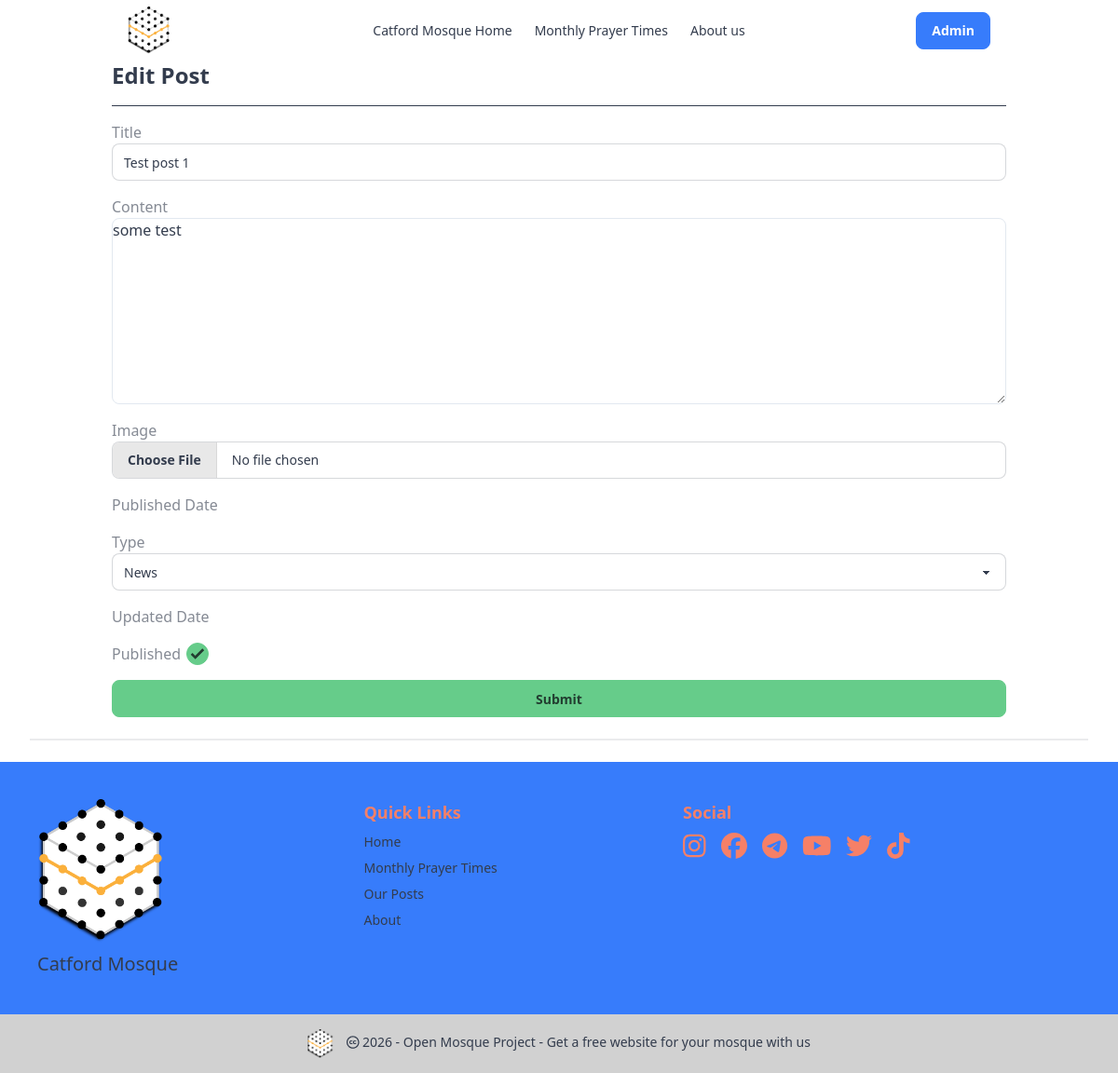
Before: /post/edit/2/ (signed in) with the older database file.
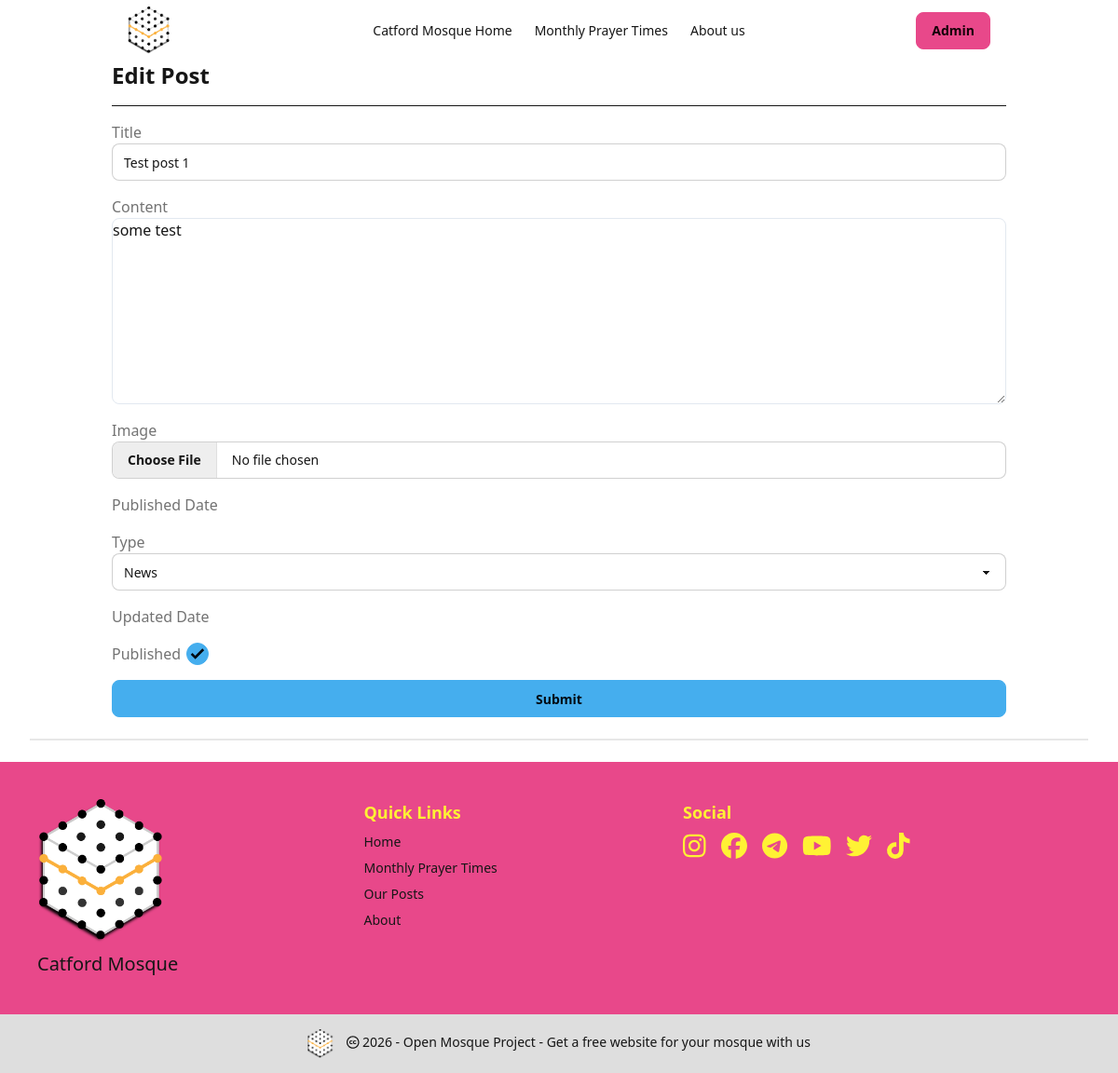
After: the same page with the newer database file.
### masjidConfig/models.py (models this page shows, shortened)
class CentreProfile(SingletonModel):
    maintenance_mode = models.BooleanField(default=False)
    masjid_Name = models.CharField(trans("Name of mosque"), max_length=255, default='Open Mosque Project')
    masjid_Logo = models.ImageField(upload_to='images/', default='images/gsm_logo.png')
    masjid_Photo = models.ImageField(upload_to='images/', blank=True)
    established = models.DateField(blank=True, null=True)
    about = models.TextField(max_length=2000, blank=True)
    address1 = models.CharField(max_length=255, blank=True)
    town = models.CharField(max_length=255, blank=True)
    city = models.CharField(max_length=255, default='London')
    country = models.CharField(max_length=255, default='GB')
    postcode = models.CharField(max_length=10, blank=True)
    method = models.IntegerField(choices=PRAYER_CALC_CHOICES, default=3)
    shafaq = models.CharField(max_length=10, choices=SHAFAQ_CHOICES, default=GEN)
    school = models.IntegerField(choices=SCHOOL_CHOICES, default=SHAFI)
    latitude = models.DecimalField(max_digits=9, decimal_places=6, default=51.443909)
    longitude = models.DecimalField(max_digits=9, decimal_places=6, default=0.219730)
    weekly_schedule = models.JSONField(default=get_default_schedule, help_text="Schedule of operating days and prayers with jamaah times")
    fajr_jamaah_minutes = models.CharField(max_length=255, choices=FAJR_JAMAAH, blank=True)
    dhuhr_jamaah_minutes = models.CharField(max_length=255, choices=DHUHR_JAMAAH, blank=True)
    asr_jamaah_minutes = models.CharField(max_length=255, choices=ASR_JAMAAH, blank=True)
    maghrib_jamaah_minutes = models.CharField(max_length=255, choices=MAGHRIB_JAMAAH, blank=True)
    isha_jamaah_minutes = models.CharField(max_length=255, choices=ISHA_JAMAAH, blank=True)
    theme_choice = models.CharField(max_length=255, choices=COLOR_CHOICES, default='light')
    facebook = models.CharField(max_length=255, blank=True)
    instagram = models.CharField(max_length=255, blank=True)
    youtube = models.CharField(max_length=255, blank=True)
    telegram = models.CharField(max_length=255, blank=True)
    twitter = models.CharField(max_length=255, blank=True)
    tiktok = models.CharField(max_length=255, blank=True)
    imam = models.CharField(max_length=255, blank=True)
    landline = models.CharField(max_length=255, blank=True)
    mobile = models.CharField(max_length=255, blank=True)
    email = models.CharField(max_length=255, blank=True)
    what3words = models.CharField(max_length=255, blank=True)
    class Meta:
        verbose_name = trans("Site Configuration")
    """
    Adjustments we have not currently added

    Tune - "tune" (string) -
    Comma Separated String of integers to offset timings returned by the API in minutes. Example: 5,3,5,7,9,7. See https://aladhan.com/calculation-methods

    "midnightMode" (number) -
    0 for Standard (Mid Sunset to Sunrise), 1 for Jafari (Mid Sunset to Fajr). If you leave this empty, it defaults to Standard.

    "timezonestring" (string) -
    A valid timezone name as specified on http://php.net/manual/en/timezones.php . Example: Europe/London. If you do not specify this, we'll calcuate it using the co-ordinates you provide.

    "latitudeAdjustmentMethod" (number) -
    Method for adjusting times higher latitudes - for instance, if you are checking timings in the UK or Sweden.
    1 - Middle of the Night
    2 - One Seventh
    3 - Angle Based

    "adjustment" (number) -
    Number of days to adjust hijri date(s). Example: 1 or 2 or -1 or -2
    """

### posts/models.py (models this page shows, shortened)
class Post(models.Model):
    title = models.CharField(max_length=200)
    content = models.TextField(max_length=1000) # RichTextField()
    type = models.CharField(max_length=200, choices=POST_CHOICES)
    published = models.BooleanField(default=False)
    published_date = models.DateTimeField(auto_now_add=True)
    updated_date = models.DateTimeField(auto_now=True)
    image = ProcessedImageField(
        upload_to='images/',
        processors=[ResizeToFill(800, 450)],
        blank=True,
        null=True,
    )

### posts/views.py (the view)
# urls.py: path('post/edit/<int:id>/', views.edit_post_form, name='post_edit'),
@login_required
def edit_post_form(request, id):
    post = get_object_or_404(Post, pk=id)
    if request.method == "POST":
        form = PostForm(request.POST, request.FILES, instance=post)
        if form.is_valid():
            form.save()
            return HttpResponseRedirect(reverse('posts:post_view', kwargs={'id': id}))
        else:
            print("Form errors:", form.errors)
            context = {'form': form, 'post': post}
            return render(request, 'posts/post_edit_form.html', context)
    else:
        form = PostForm(instance=post)
        context = {'form': form, 'post': post}
        return render(request, 'posts/post_edit_form.html', context)

### posts/forms.py
class PostForm(forms.ModelForm):
    content = forms.CharField() # widget=CKEditorWidget()
    class Meta:
        model = Post
        fields = '__all__'

### masjidConfig/templatetags/masjid_tags.py (called while the page is built)
@register.simple_tag
def get_masjid():
    return CentreProfile.objects.get(pk=1)

### posts/templates/posts/post_edit_form.html (shortened to what this page needs)
{% extends 'base.html' %}
{% load static %}
{% load widget_tweaks %}
{% block css %}
  <link href="https://cdn.quilljs.com/1.3.6/quill.snow.css" rel="stylesheet">
{% endblock %}
{% block content %}
<h1 class="text-2xl font-bold mb-4">Edit Post</h1>
<hr class="my-4">
<form action="{% url 'posts:post_edit' post.id %}" method="POST" enctype="multipart/form-data" class="space-y-4">
    <div class="form-control">
        <label class="label">
            <span class="label-text">Title</span>
        </label>
        {{ form.title|add_class:"input input-bordered w-full" }}
    </div>
    <div class="form-control">
      <label class="label">
        <span class="label-text">Content</span>
      </label>
      <div id="editor" class="quill-editor">{{ form.content.value|safe }}</div>
    </div>
    <div class="form-control">
        <label class="label">
            <span class="label-text">Image</span>
        </label>
        {{ form.image|add_class:"file-input file-input-bordered w-full" }}
    </div>
    <div class="form-control">
        <label class="label">
            <span class="label-text">Published Date</span>
        </label>
    </div>
    <div class="form-control">
      <label class="label">
          <span class="label-text">Type</span>
      </label>
      {{ form.type|add_class:"select select-bordered w-full" }}
    </div>
    <div class="form-control">
        <label class="label">
            <span class="label-text">Updated Date</span>
        </label>
    </div>
    <div class="form-control">
        <label class="label cursor-pointer">
            <span class="label-text">Published</span>
            {{ form.published|add_class:"checkbox checkbox-primary" }}
        </label>
    </div>
    <div class="form-control">
        <input type="submit" class="btn btn-primary w-full" value="Submit" />
    </div>
</form>
{% endblock %}

### templates/base.html (shortened to what this page needs)
{% load static %}
{% load masjid_tags %}
{% get_masjid as masjid_base %}
<html
  {% if masjid_base.theme_choice %}
    data-theme="{{ masjid_base.theme_choice }}"
  {% else %}
    data-theme="light"
  {% endif %}>
    <head>
      <link href="https://cdn.jsdelivr.net/npm/daisyui@5.0.0-beta.8/daisyui.css" rel="stylesheet" type="text/css" />
      <link href="https://cdn.jsdelivr.net/npm/daisyui@5.0.0-beta.8/themes.css" rel="stylesheet" type="text/css" />
      <script src="https://cdn.jsdelivr.net/npm/@tailwindcss/browser@4"></script>
      {% block css %}{% endblock css %}
      <link rel="stylesheet" href="{% static 'css/style.css' %}">
    </head>
    <body class="{% block bodyclass %}{% endblock bodyclass %}" hx-headers='{"X-CSRFToken": "{{ csrf_token }}"}'>
        <div class="navbar bg-base-100 container mx-auto px-0 md:px-4 lg:px-8">
          <div class="navbar-start">
            <a class="btn btn-ghost text-xl" href="{% url 'posts:home' %}">
              <img src="{{masjid_base.masjid_Logo.url}}" alt="" width="50" height="50">
            </a>
          </div>
          <div class="navbar-center hidden lg:flex">
            <ul class="menu menu-horizontal px-1">
              {% include 'nav_bar_links.html' %}
            </ul>
          </div>
          <div class="navbar-end">
            {% if user.is_authenticated %}
            <div class="dropdown dropdown-end">
              <div tabindex="0" role="button" class="btn btn-ghost">
                <button type="button" class="btn btn-secondary" >Admin</button>
              </div>
          </div>
          {% else %}
            <form class="d-flex">
              <a href="{% url 'login' %}" class="btn btn-primary">Login</a>
            </form>
          {% endif %}
          </div>
        </div>
          <div class="container mx-auto px-0 md:px-4 lg:px-8">{% block content %} {% endblock content %}</div>
          <div class="divider px-8"></div>
          <div class="bg-base-300">
            {% include 'footer.html' %}
          </div>
    </body>
</html>

### templates/nav_bar_links.html
<li class="">
    <a class="" href="{% url 'posts:home' %}">{{masjid_base.masjid_Name}} Home</a>
</li>
<li class="">
    <a class="" href="{% url 'posts:month_view'%}">Monthly Prayer Times</a>
</li>
<li class="">
    <a class="" href="{% url 'masjidConfig:about' %}">About us</a>
</li>

### templates/footer.html (shortened to what this page needs)
{% load static %}
<footer class="footer sm:footer-horizontal bg-secondary p-10">
  <aside>
  <img src="{{masjid_base.masjid_Logo.url}}" alt="mosque logo" width="150">
    <p>
      <span class="text-xl">{{ masjid_base.masjid_Name }}</span>
      <br />
    </p>
  </aside>
  <nav>
    <h6 class="text-lg font-bold text-accent">Quick Links</h6>
    <a href="{% url 'posts:home' %}" class="link link-hover">Home</a>
    <a href="{% url 'posts:month_view'%}" class="link link-hover">Monthly Prayer Times</a>
    <a href="{% url 'posts:post_list'%}" class="link link-hover">Our Posts</a>
    <a href="{% url 'masjidConfig:about' %}" class="link link-hover">About</a>
  </nav>
  <nav>
    <h6 class="text-lg font-bold text-accent text-accent">Social</h6>
    <div class="grid grid-flow-col gap-4">
      {% include 'social_media_icons.html' %}
    </div>
  </nav>
</footer>
<footer class="footer sm:footer-horizontal footer-center bg-base-300 text-base-content p-4">
  <aside>
    <p>
      <a href="https://openmosqueproject.com/" class="mb-3 me-2 mb-md-0 text-muted text-decoration-none lh-1">
        <img class="inline-block" src="{% static 'images/gsm_logo.png' %}" alt="" width="30" height="30">
      </a>
      <i class="fa-brands fa-creative-commons"></i>
      {% now "Y" %} - Open Mosque Project - <a href="https://openmosqueproject.com/">Get a free website for your mosque with us</a>
    </p>
  </aside>
</footer>

Changed rows visible on the page:
changed CentreProfile "Catford Mosque": theme_choice "emerald" → "cmyk" (drawn)
